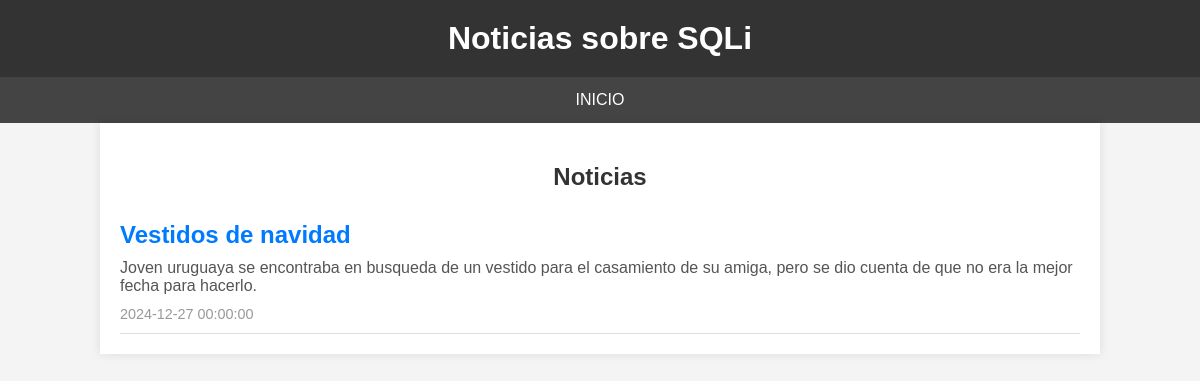
The app's page /src/www/v1/news.php?id=5 with its own data.
### tables this page shows
CREATE TABLE News (
    newsId INT PRIMARY KEY AUTO_INCREMENT,
    title VARCHAR(50) NOT NULL,
    body TEXT,
    dateTime DATETIME NOT NULL
);

### src/www/v1/news.php (the view, shortened to what this page needs)
<!DOCTYPE html>
<html lang="es">
<head>
    <link rel="stylesheet" href="/css/styles.css">
</head>
<body>
    <?php require 'miMenu.php'; ?>
    <section class="container">
        <h1>Noticias</h1>
        <div class="news-lista">
            <?php
            $conexion = new mysqli('serverBD', 'root', 'jaja', 'prac2');
            $sql = "SELECT title, body, dateTime FROM News WHERE newsId = " . $_GET['id'];
            $resultado = $conexion->query($sql);
            if ($resultado->num_rows > 0) {
                while($fila = $resultado->fetch_assoc()) {
                    echo "\n    <article class='news-item'> \n";
                    echo "      <h2>" . $fila["title"] . "</h2> \n";
                    echo "      <p>" . $fila["body"] . "</p> \n";
                    echo "      <span class='date'>" . $fila["dateTime"] . "</span> \n";
                    echo "    </article> \n";
                }
            } else {
                echo "No hay noticias disponibles.";
            }
            ?>
        </div>
        </section>
</body>
</html>

### src/www/css/styles.css (style rules this page uses)
body { font-family: Arial, sans-serif; background-color: #f4f4f4; margin: 0; padding: 0; }
.container { width: 80%; margin: 0 auto; padding: 20px; background-color: #fff; box-shadow: 0 0 10px rgba(0, 0, 0, 0.1); }
h1 { text-align: center; color: #333; }
.news-item { border-bottom: 1px solid #ddd; padding: 10px 0; }
.news-item h2 { margin: 0; color: #007BFF; }
.news-item p { margin: 10px 0; color: #555; }
.news-item .date { font-size: 0.9em; color: #999; }

### records on screen
news: title "Vestidos de navidad", body "Joven uruguaya se encontraba en busqueda de un vestido para el casamiento de su amiga, pero se dio cuenta de que no era la mejor fecha para hacerlo.", dateTime "2024-12-27 00:00:00"
